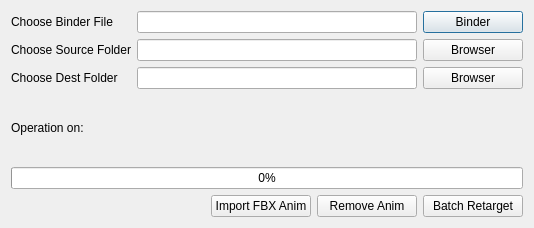
<?xml version="1.0" encoding="UTF-8"?>
<ui version="4.0">
 <class>dialog</class>
 <widget class="QDialog" name="dialog">
  <property name="geometry">
   <rect>
    <x>0</x>
    <y>0</y>
    <width>534</width>
    <height>228</height>
   </rect>
  </property>
  <property name="windowTitle">
   <string>Frame</string>
  </property>
  <layout class="QVBoxLayout" name="verticalLayout">
   <item>
    <layout class="QHBoxLayout" name="horizontalLayout_3">
     <item>
      <widget class="QLabel" name="label_2">
       <property name="sizePolicy">
        <sizepolicy hsizetype="Fixed" vsizetype="Preferred">
         <horstretch>0</horstretch>
         <verstretch>0</verstretch>
        </sizepolicy>
       </property>
       <property name="minimumSize">
        <size>
         <width>120</width>
         <height>0</height>
        </size>
       </property>
       <property name="text">
        <string>Choose Binder File</string>
       </property>
      </widget>
     </item>
     <item>
      <widget class="DNDLineEdit" name="binderPathLE"/>
     </item>
     <item>
      <widget class="QPushButton" name="binderBTN">
       <property name="sizePolicy">
        <sizepolicy hsizetype="Fixed" vsizetype="Fixed">
         <horstretch>0</horstretch>
         <verstretch>0</verstretch>
        </sizepolicy>
       </property>
       <property name="minimumSize">
        <size>
         <width>100</width>
         <height>0</height>
        </size>
       </property>
       <property name="text">
        <string>Binder</string>
       </property>
      </widget>
     </item>
    </layout>
   </item>
   <item>
    <layout class="QHBoxLayout" name="horizontalLayout_2">
     <item>
      <widget class="QLabel" name="label">
       <property name="sizePolicy">
        <sizepolicy hsizetype="Fixed" vsizetype="Preferred">
         <horstretch>0</horstretch>
         <verstretch>0</verstretch>
        </sizepolicy>
       </property>
       <property name="minimumSize">
        <size>
         <width>120</width>
         <height>0</height>
        </size>
       </property>
       <property name="text">
        <string>Choose Source Folder</string>
       </property>
      </widget>
     </item>
     <item>
      <widget class="DNDLineEdit" name="sourceFolderLE"/>
     </item>
     <item>
      <widget class="QPushButton" name="sourceBrowserBTN">
       <property name="sizePolicy">
        <sizepolicy hsizetype="Fixed" vsizetype="Fixed">
         <horstretch>0</horstretch>
         <verstretch>0</verstretch>
        </sizepolicy>
       </property>
       <property name="minimumSize">
        <size>
         <width>100</width>
         <height>0</height>
        </size>
       </property>
       <property name="text">
        <string>Browser</string>
       </property>
      </widget>
     </item>
    </layout>
   </item>
   <item>
    <layout class="QHBoxLayout" name="horizontalLayout_5">
     <item>
      <widget class="QLabel" name="label_4">
       <property name="sizePolicy">
        <sizepolicy hsizetype="Fixed" vsizetype="Preferred">
         <horstretch>0</horstretch>
         <verstretch>0</verstretch>
        </sizepolicy>
       </property>
       <property name="minimumSize">
        <size>
         <width>120</width>
         <height>0</height>
        </size>
       </property>
       <property name="text">
        <string>Choose Dest Folder</string>
       </property>
      </widget>
     </item>
     <item>
      <widget class="DNDLineEdit" name="destFolderLE"/>
     </item>
     <item>
      <widget class="QPushButton" name="destBrowserBTN">
       <property name="sizePolicy">
        <sizepolicy hsizetype="Fixed" vsizetype="Fixed">
         <horstretch>0</horstretch>
         <verstretch>0</verstretch>
        </sizepolicy>
       </property>
       <property name="minimumSize">
        <size>
         <width>100</width>
         <height>0</height>
        </size>
       </property>
       <property name="text">
        <string>Browser</string>
       </property>
      </widget>
     </item>
    </layout>
   </item>
   <item>
    <layout class="QHBoxLayout" name="horizontalLayout_4">
     <item>
      <widget class="QLabel" name="label_3">
       <property name="maximumSize">
        <size>
         <width>90</width>
         <height>16777215</height>
        </size>
       </property>
       <property name="text">
        <string>Operation on:</string>
       </property>
      </widget>
     </item>
     <item>
      <widget class="QLabel" name="mayaLB">
       <property name="text">
        <string/>
       </property>
      </widget>
     </item>
    </layout>
   </item>
   <item>
    <layout class="QVBoxLayout" name="verticalLayout_2">
     <item>
      <widget class="QProgressBar" name="progressBar">
       <property name="maximum">
        <number>100</number>
       </property>
       <property name="value">
        <number>0</number>
       </property>
      </widget>
     </item>
    </layout>
   </item>
   <item>
    <layout class="QHBoxLayout" name="horizontalLayout">
     <item>
      <spacer name="horizontalSpacer">
       <property name="orientation">
        <enum>Qt::Horizontal</enum>
       </property>
       <property name="sizeHint" stdset="0">
        <size>
         <width>40</width>
         <height>20</height>
        </size>
       </property>
      </spacer>
     </item>
     <item>
      <widget class="QPushButton" name="importAnimBTN">
       <property name="minimumSize">
        <size>
         <width>100</width>
         <height>0</height>
        </size>
       </property>
       <property name="text">
        <string>Import FBX Anim</string>
       </property>
      </widget>
     </item>
     <item>
      <widget class="QPushButton" name="removeAnimBTN">
       <property name="minimumSize">
        <size>
         <width>100</width>
         <height>0</height>
        </size>
       </property>
       <property name="text">
        <string>Remove Anim</string>
       </property>
      </widget>
     </item>
     <item>
      <widget class="QPushButton" name="batchRetargetBTN">
       <property name="minimumSize">
        <size>
         <width>100</width>
         <height>0</height>
        </size>
       </property>
       <property name="text">
        <string>Batch Retarget</string>
       </property>
      </widget>
     </item>
    </layout>
   </item>
  </layout>
 </widget>
 <customwidgets>
  <customwidget>
   <class>DNDLineEdit</class>
   <extends>QLineEdit</extends>
   <header>dndlineedit.h</header>
  </customwidget>
 </customwidgets>
 <resources/>
 <connections/>
</ui>
